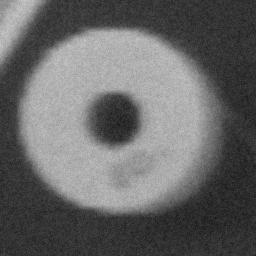
#> input picture Talleres/Taller 1/Punto 2/RONDELLE.png, 256 x 256 px
$ jupyter execute operaciones_aritmeticas.ipynb
#> lines starting #> are read from the running program, lines starting #| are printed output that depends on the picture; after the words box and inside, x2 and y2 are one past the last pixel; in counts of white or black regions, pixels touching at a corner belong together
[cell 1]
import cv2
import matplotlib.pyplot as plt


rondelle = cv2.imread("RONDELLE.png", cv2.IMREAD_ANYDEPTH)
#> rondelle is the input picture: shape (256, 256); min 25, max 203, mean 102.6
spot = cv2.imread("SPOT.png", cv2.IMREAD_ANYDEPTH)
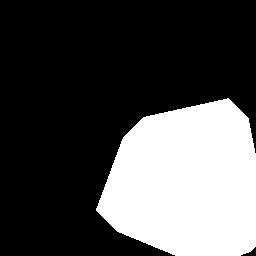
#> input picture Talleres/Taller 1/Punto 2/SPOT.png, 256 x 256 px
#> spot: shape (256, 256); 30.2% white; 1 white region, box (x1, y1, x2, y2) and area: (96, 98, 256, 256) 19820

plt.imshow(rondelle, cmap='gray')
plt.show()

plt.imshow(spot, cmap='gray')
plt.show()

[cell 2]
hist_rondelle = cv2.calcHist([rondelle],[0],None,[256],[0,256])
#> hist_rondelle = 256 values, max 1541 at index 52, min 0 at index 0, mean 256
plt.plot(hist_rondelle)
plt.title('Histogram of Rondelle Image')
plt.show()
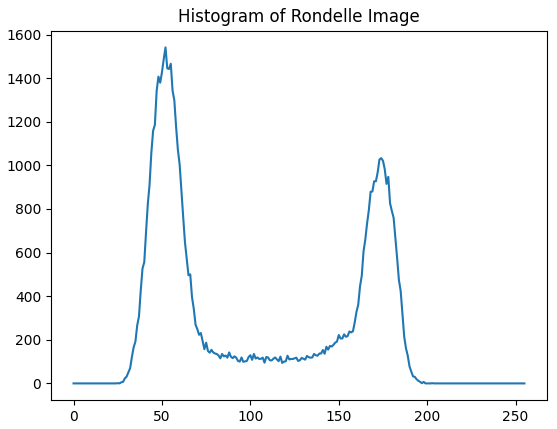
#> figure drawn by matplotlib, 1 panel; curve peaks at x = 52, y = 1541
hist_spot = cv2.calcHist([spot],[0],None,[256],[0,256])
#> hist_spot = 256 values, max 45716 at index 0, min 0 at index 1, mean 256
plt.plot(hist_spot)
plt.title('Histogram of Spot Image')
plt.show()
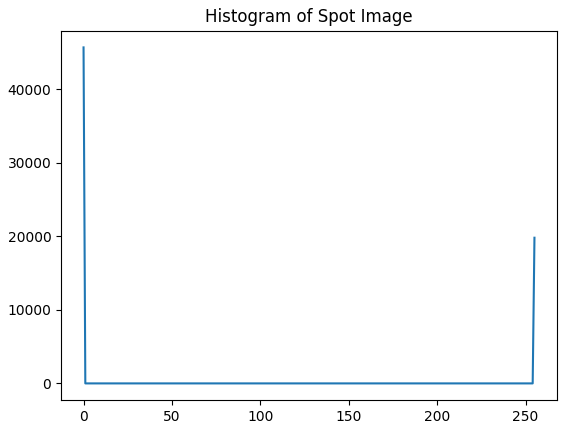
#> figure drawn by matplotlib, 1 panel; curve peaks at x = 0, y = 45716

El histograma muestra de Rondelle evidencia que la imagen cuenta con varias tonalidades de grises desde 25 hasta 200. Lambién muestra una predominancia de los tonos al rededor de 25 y de 75 (llegando a un pico cercano a 1700 y 1100 respectivamente) y una distribución similar entre los tonos hallados desde 75 hasta 150 (siendo las ocurrencias cercanas a 200).

Por otro lado, el histograma de Spot evidencia que existen únicamente dos colores: blanco y negro. En cuanto al negro, se hallan al rededor de 50 mil pixeles de ese color y los restantes 20 mil son de color blanco. No hay demás tonos de grises.

[cell 3]
addition = cv2.add(rondelle, spot)
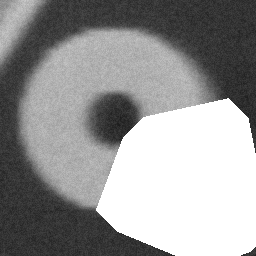
#> addition: shape (256, 256); min 27, max 255, mean 150.3
plt.imshow(addition, cmap='gray')
plt.title('Addition of Rondelle and Spot Images')
plt.show()

hist_addition = cv2.calcHist([addition],[0],None,[256],[0,256])
#> hist_addition = 256 values, max 19820 at index 255, min 0 at index 0, mean 256
plt.plot(hist_addition)
plt.title('Histogram of Addition Image')
plt.show()
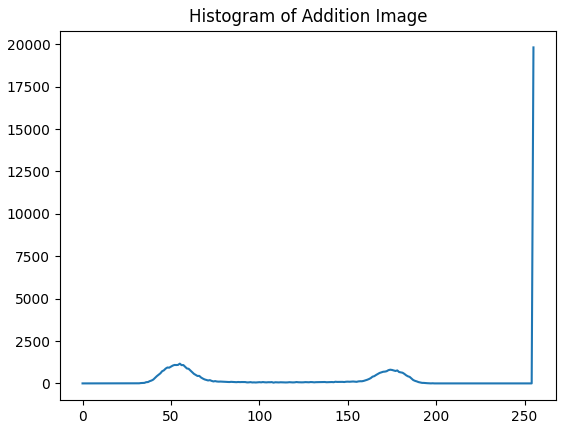
#> figure drawn by matplotlib, 1 panel; curve peaks at x = 255, y = 19820

Al hacer la adición se agregó la mancha blanca de Spot a la imagen de Rondelle. El resto de Rondelle se mantiene intacto ya que no hubo cambio de color. Esto se evidencia en el histograma en cuanto a que ahora hay una gran cantidad de ocurrencias en la intensidad blanca. Sin embargo, es posible seguir viendo el patrón inicial de los dos picos que generaba Rondelle en un inicio, solo que se ve pequeño en comparación con los puntos blancos.

[cell 4]
subtraction_1 = cv2.subtract(rondelle, spot)
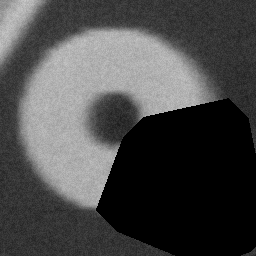
#> subtraction_1: shape (256, 256); min 0, max 203, mean 73.2
plt.imshow(subtraction_1, cmap='gray')
plt.title('Subtraction: Rondelle - Spot')
plt.show()

hist_subtraction_1 = cv2.calcHist([subtraction_1],[0],None,[256],[0,256])
#> hist_subtraction_1 = 256 values, max 19820 at index 0, min 0 at index 1, mean 256
plt.plot(hist_subtraction_1)
plt.title('Histogram of Subtraction: Rondelle - Spot')
plt.show()
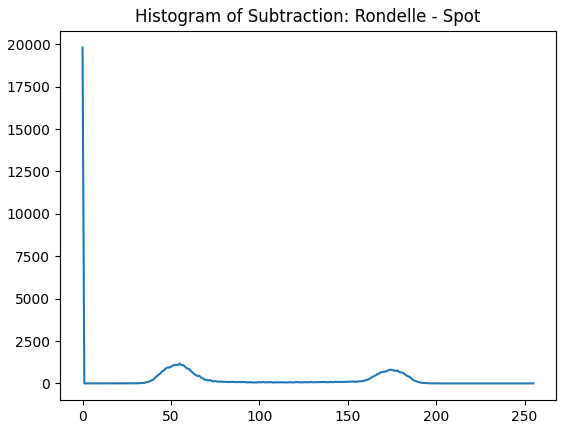
#> figure drawn by matplotlib, 1 panel; curve peaks at x = 0, y = 19820

subtraction_2 = cv2.subtract(spot, rondelle)
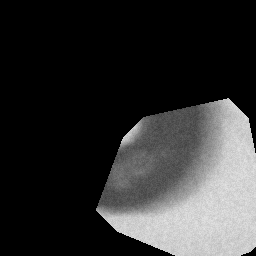
#> subtraction_2: shape (256, 256); min 0, max 230, mean 47.7
plt.imshow(subtraction_2, cmap='gray')
plt.title('Subtraction: Spot - Rondelle')
plt.show()

hist_subtraction_2 = cv2.calcHist([subtraction_2],[0],None,[256],[0,256])
#> hist_subtraction_2 has the same summary as hist_spot
plt.plot(hist_subtraction_2)
plt.title('Histogram of Subtraction: Spot - Rondelle')
plt.show()
#> figure, not shown here; curve peaks at x = 0, y = 45716
